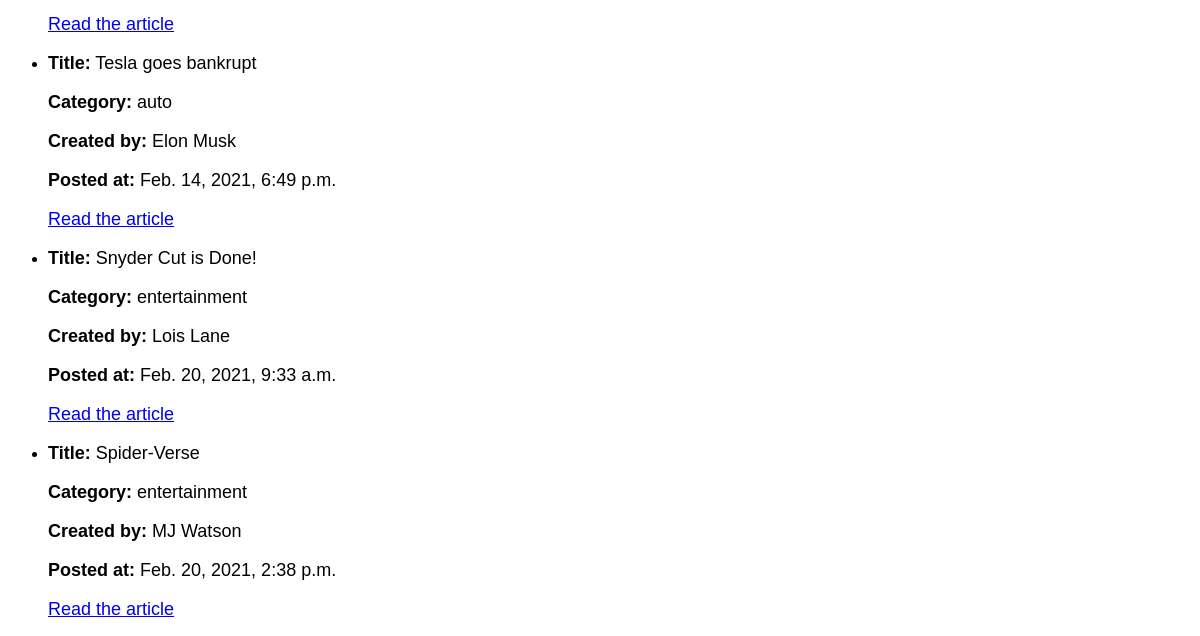
/blog/articles (lower part), run on an earlier commit of the app's database.
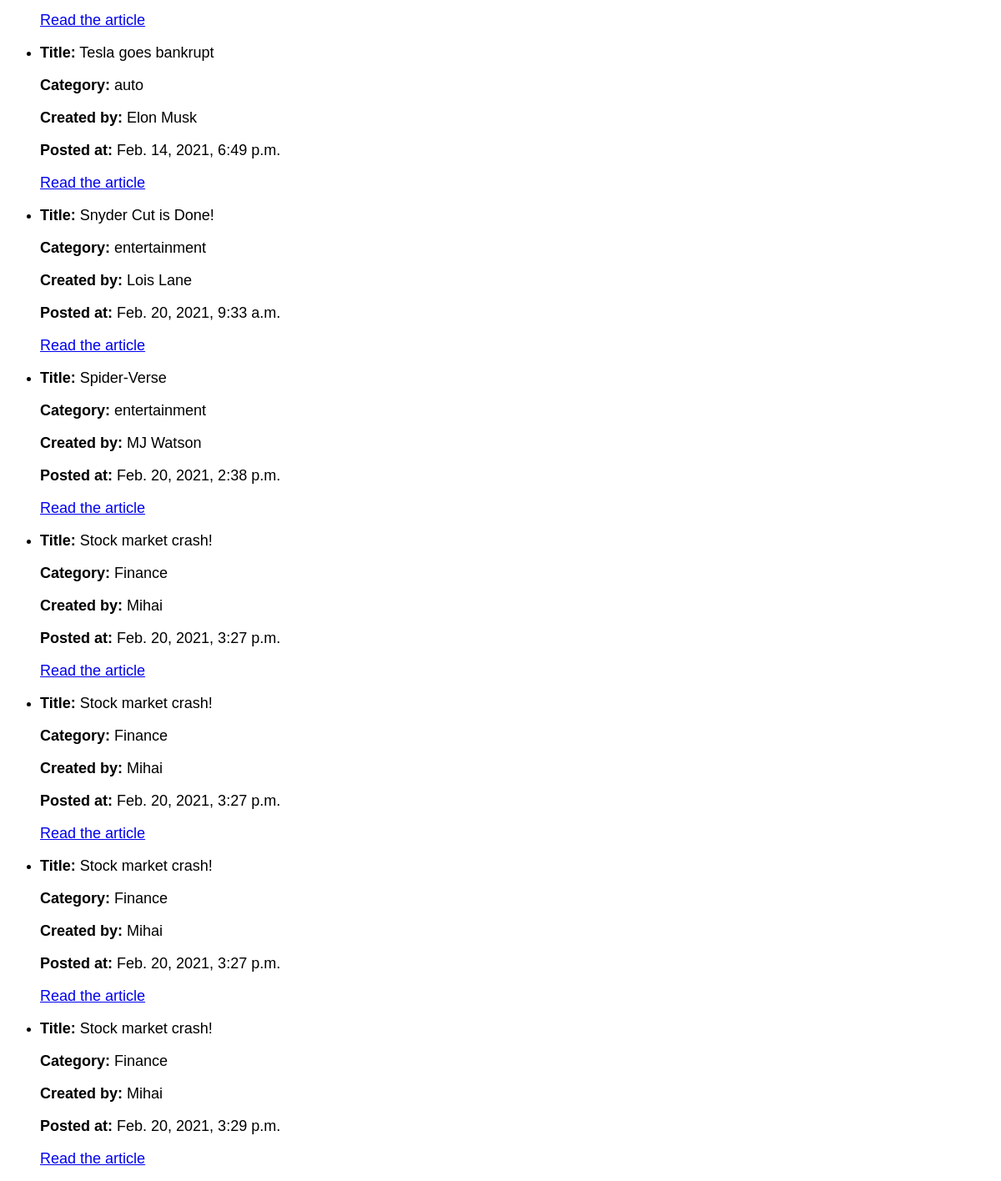
And on a later commit of the database.
### blog/models.py (models this page shows, shortened)
class ArticleModel(models.Model):
    title = models.CharField(max_length=100)
    category = models.CharField(max_length=100)
    author = models.CharField(max_length=100)
    content = models.TextField()
    creation_date = models.DateTimeField()

### blog/views.py (the view, shortened to what this page needs)
# urls.py: path('articles', Article.as_view()),
class Article(View):
    def get(self, request):
        articles = ArticleModel.objects.all()
        return render(request, "articles.html", {"articles": articles, "form": ArticleForm()})

### blog/templates/articles.html (shortened to what this page needs)
<!DOCTYPE html>
<html lang="en">
<head>
</head>
<body>
<ul>
    {% for article in articles %}
    <li>
        <p style="font-size: large; font-family: Arial,serif"><b>Title:</b> {{article.title}}</p>
        <p style="font-size: large; font-family: Arial,serif"><b>Category:</b> {{article.category}}</p>
        <p style="font-size: large; font-family: Arial,serif"><b>Created by:</b> {{article.author}}</p>
        <p style="font-size: large; font-family: Arial,serif"><b>Posted at:</b> {{article.creation_date}}</p>
        <a style="font-size: large; font-family: Arial,serif" href="http://localhost:8080/blog/articles/{{ article.id }}">Read the article</a>
    </li>
    {% endfor %}
</ul>
</body>
</html>

What changed in the data, as far as the page shows it:
added ArticleModel: title "Stock market crash!", category "Finance", author "Mihai", creation_date "Feb. 20, 2021, 3:27 p.m."
added ArticleModel: title "Stock market crash!", category "Finance", author "Mihai", creation_date "Feb. 20, 2021, 3:27 p.m."
added ArticleModel: title "Stock market crash!", category "Finance", author "Mihai", creation_date "Feb. 20, 2021, 3:27 p.m."
added ArticleModel: title "Stock market crash!", category "Finance", author "Mihai", creation_date "Feb. 20, 2021, 3:29 p.m."
